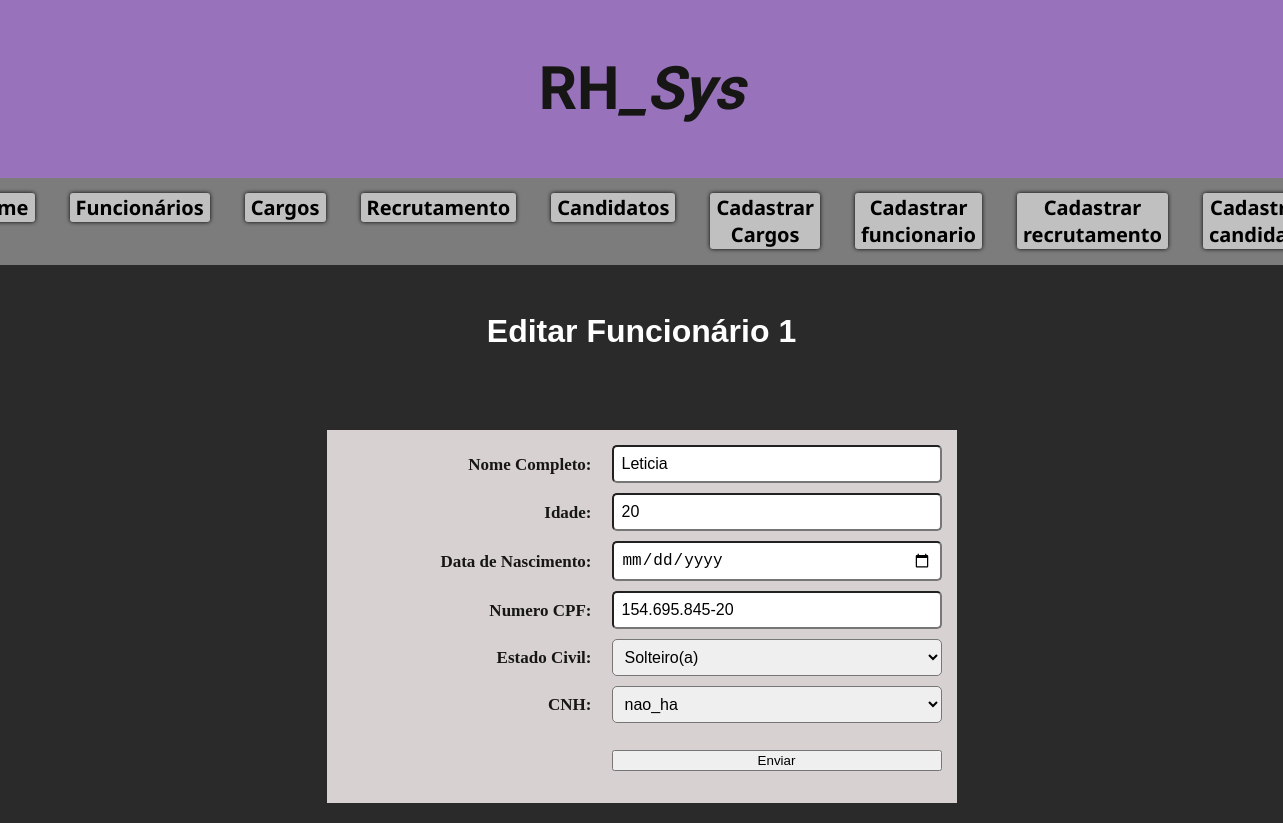
/edit_funcionario/1, run on the app's committed database.
### rh/models.py (models this page shows)
class Funcionario(models.Model):
    nome_completo = models.CharField(max_length=100)
    idade = models.IntegerField()
    data_nascimento = models.DateField()
    cpf = models.CharField(max_length=14)
    estado_civil = models.CharField(max_length=100)
    cnh = models.CharField(max_length=100)
    def __str__(self):
        return f'idade: {self.idade} | data: {self.data_nascimento}'

### rh/views.py (the view)
# urls.py: path('edit_funcionario/<int:id_funcionario>', view_rh.editfuncionario, name='editfuncionario'),
def editfuncionario(request, id_funcionario):
    funcionario = Funcionario.objects.get(pk=id_funcionario)
    form = EditarFuncionario(request.POST, instance=funcionario)
    print(funcionario)
    context = {
        'title' : 'Editar Funcionário',
        'funcionarios' : funcionario,
        'estados_civis' : estado_civil(),
        'categorias' : categoriasCNH(),
    }
    if form.is_valid():
        form.save()
        return HttpResponseRedirect('/funcionarios')
    else:
        print(form.errors)
    return render(request, 'pages/editar/funcionario.html', context)

### rh/views.py (called while the page is built)
def categoriasCNH():
    return ['nao_ha','A','B','C','D','E','A e B','A e C','A e D','A e E']

def estado_civil():
    return ['Solteiro(a)','Casado(a)','Divorciado(a)','Viuvo(a)']

### rh/templates/pages/editar/funcionario.html (shortened to what this page needs)
{% include "partials/menu.html" %}
<div class="form_container">
    <center>
        <h1>
            {{ title }} {{ funcionarios.id}}
            <br><br>
        </h1>
        <form method="post">
            <label for="nome_completo">Nome Completo:</label>
            <input type="text" name="nome_completo" id="nome_completo" value="{{ funcionarios.nome_completo }}">
            <label for="idade">Idade:</label>
            <input type="number" name="idade" id="idade" value="{{ funcionarios.idade }}">
            <label for="data_nascimento">Data de Nascimento:</label>
            <input type="date" name="data_nascimento" id="data_nascimento" value="{{ funcionarios.data_nascimento }}">
            <label for="cpf">Numero CPF:</label>
            <input type="text" name="cpf" id="cpf" value="{{ funcionarios.cpf}}">
            <label for="estado_civil">Estado Civil:</label>
            <select name="estado_civil" id="estado_civil">
                {% for estado_civil in estados_civis %}
                    <option value="{{ estado_civil }}">{{ estado_civil }}</option>
                {% endfor %}
            </select>
            <label for="cnh">CNH:</label>
            <select name="cnh" id="cnh">
                {% for categoria in categorias %}
                    <option value="{{ categoria }}">{{categoria}}</option>
                {% endfor %}
            </select>
            <br><br>
            <button id="input_cad_funcionario" type="submit">Enviar</button>
        </form>
    </center>
</div>
{% include "partials/final.html" %}

### rh/static/css/style.css (style rules this page uses)
body { margin: 0; font-family: 'Arial', sans-serif; color: #161615; background-color: #292a29; line-height: 1.6; }
.form_container { margin: 0; padding: 20px; justify-content: center; }
.form_container h1 { color: #fff; }
.form_container form { padding: 15px; display: grid; grid-template-columns: 250px 1fr; gap: 10px 20px; align-items: center; background-color: #d7d1d1; width: 600px; font-family: 'Tahoma'; font-weight: bold; font-size: 17px; }
.form_container label { font-weight: bold; justify-self: end; }
.form_container input, select { width: auto; padding: 8px; font-size: 16px; border-radius: 5px; }

### data on the page
Funcionario: id "1", nome_completo "Leticia", idade "20", cpf "154.695.845-20"

### other printed values
{{ title }} "Editar Funcionário"
form field estado_civil "Solteiro(a)"
form field cnh "nao_ha"
